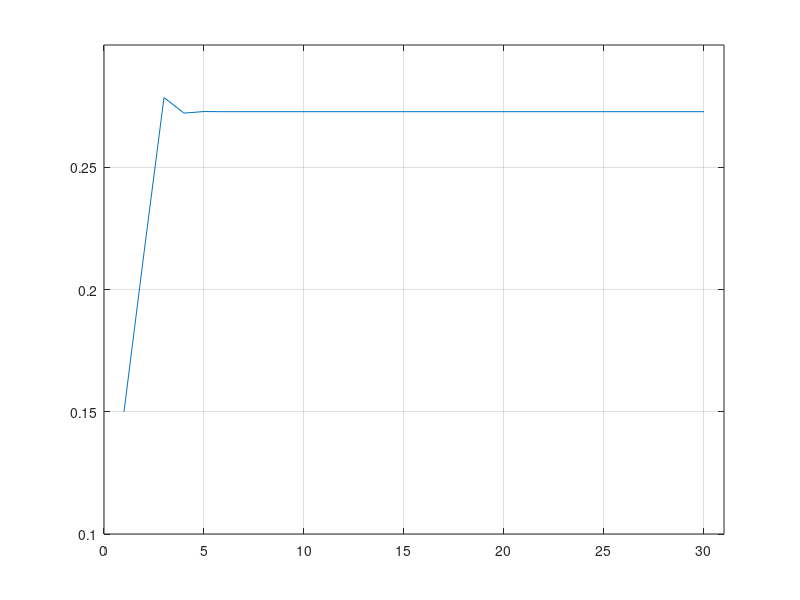

Write MATLAB code to recreate this figure.
nAulas = 1:1:30

matEstados = [0.7 0.8 
              0.3 0.2];

sum(matEstados);
matEstados >= 0 & matEstados <= 1;

vetEstado1 = [0.15  % prob estar presente na primeira aula
              0.85];

vetEstadoFinal = zeros(1, 30);

vetEstadoFinal(1) = vetEstado1(1)

for i = 1:1:29
    vetEstado = (matEstados^i) * vetEstado1;
    vetEstadoFinal(i+1) = vetEstado(2);
end

plot(nAulas, vetEstadoFinal)
axis([0 31 0.1 0.3])
grid on
